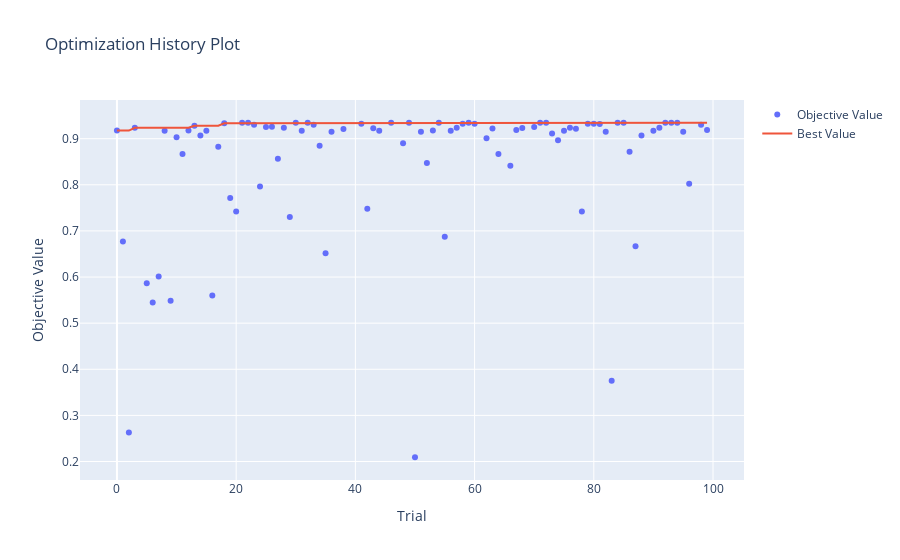

The code cell stored with this chart in its notebook:
### Code cell
plot_optimization_history(study)
